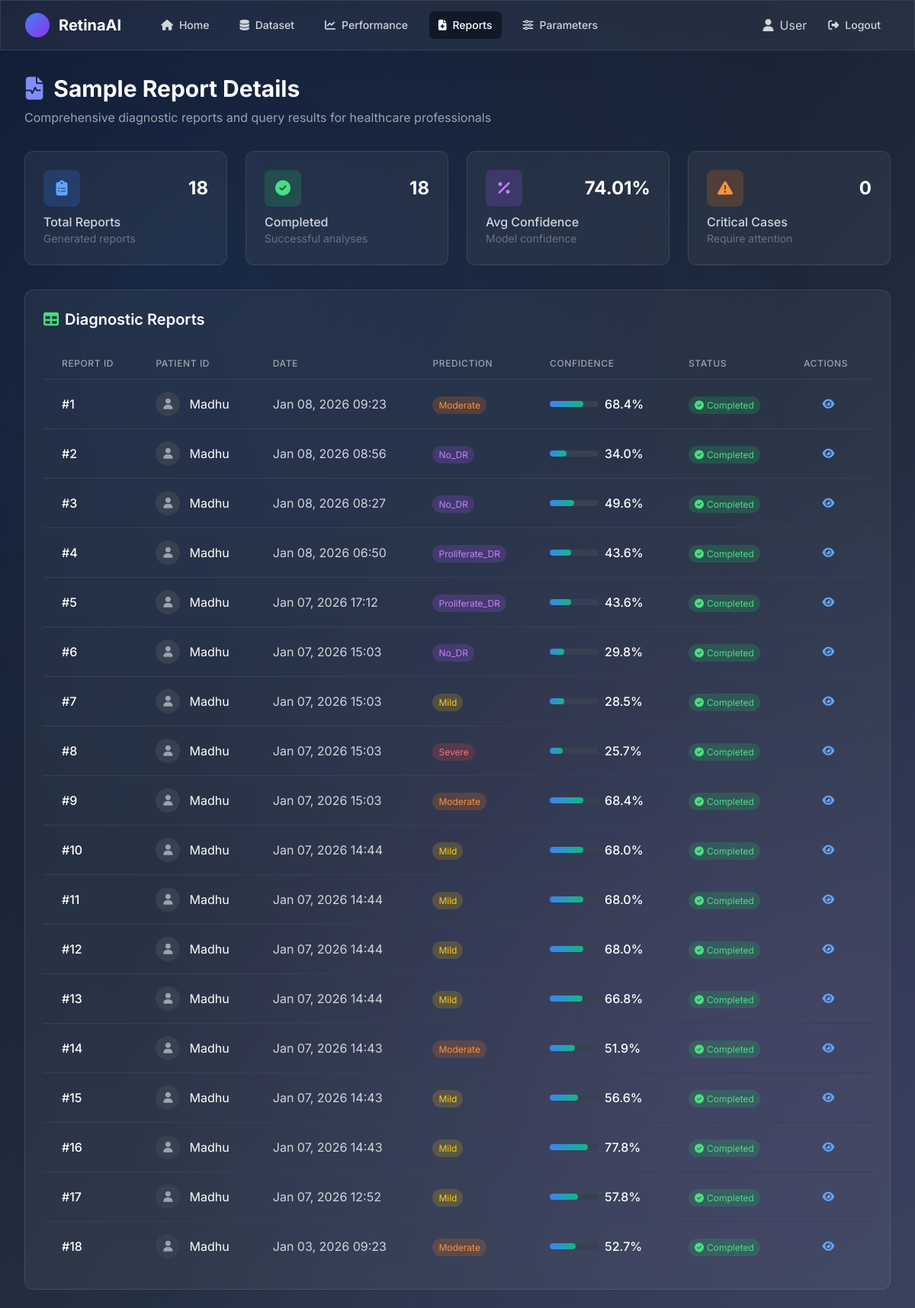
Screenshot of /prediction/report/ (signed in) with the database file from the repository.
### prediction/models.py (models this page shows, shortened)
class UserAnalysis(models.Model):
    user = models.ForeignKey(CustomUser, on_delete=models.CASCADE, null=True, blank=True)
    prediction_result = models.CharField(max_length=50)
    confidence_scores = models.FloatField(null=True, blank=True)
    date = models.DateTimeField(auto_now_add=True)
    session_id = models.CharField(max_length=100, null=True, blank=True)

class CustomUser(AbstractUser):
    first_name = models.CharField(max_length=30, blank=True, help_text="First name of the user")
    last_name = models.CharField(max_length=30, blank=True, help_text="Last name of the user")
    age = models.IntegerField(null=True, blank=True, help_text="Age of the user")
    gender = models.CharField(
        max_length=10,
        choices=[
            ('male', 'Male'),
            ('female', 'Female'),
            ('other', 'Other'),
        ],
        null=True,
        blank=True,
        help_text="Gender of the user"
    )
    created_at = models.DateTimeField(auto_now_add=True)
    updated_at = models.DateTimeField(auto_now=True)

### prediction/views.py (the view)
# urls.py: path('report/', views.report_view, name='report'),
@login_required
def report_view(request):
    from .models import UserAnalysis
    if not request.user.is_authenticated:
        return redirect('prediction:login')
    user_analyses = UserAnalysis.objects.filter(user=request.user).order_by('-date')[:50]
    total_reports = user_analyses.count()
    completed_reports = total_reports  # All are completed in this simple version
    pending_reports = 0
    return render(request, 'prediction/report.html', {
        'user': request.user,
        'user_analyses': user_analyses,
        'total_reports': total_reports,
        'completed_reports': completed_reports,
        'pending_reports': pending_reports,
        'request': request
    })

### prediction/context_processors.py (called while the page is built)
def user_context(request):
    return {
        'user': getattr(request, 'user', None)
    }

### templates/prediction/report.html (shortened to what this page needs)
{% load static %}
<!DOCTYPE html>
<html lang="en">
<head>
    <script src="https://cdn.tailwindcss.com"></script>
    <link rel="stylesheet" href="https://cdnjs.cloudflare.com/ajax/libs/font-awesome/6.4.0/css/all.min.css">
</head>
<body>
    <div class="neural-bg"></div>
    <nav class="glass-morphism border-b border-gray-700">
        <div class="max-w-7xl mx-auto px-4 sm:px-6 lg:px-8">
            <div class="flex items-center justify-between h-16">
                <div class="flex items-center">
                    <div class="flex-shrink-0">
                        <div class="flex items-center">
                            <div class="w-8 h-8 bg-gradient-to-br from-blue-500 to-purple-600 rounded-full mr-3"></div>
                            <span class="text-white font-bold text-xl">RetinaAI</span>
                        </div>
                    </div>
                    <div class="hidden md:block ml-10">
                        <div class="flex items-baseline space-x-4">
                            <a href="{% url 'prediction:home' %}" class="text-gray-300 hover:text-white px-3 py-2 rounded-md text-sm font-medium">
                                <i class="fas fa-home mr-2"></i>Home
                            </a>
                            <a href="{% url 'prediction:dataset' %}" class="text-gray-300 hover:text-white px-3 py-2 rounded-md text-sm font-medium">
                                <i class="fas fa-database mr-2"></i>Dataset
                            </a>
                            <a href="{% url 'prediction:performance' %}" class="text-gray-300 hover:text-white px-3 py-2 rounded-md text-sm font-medium">
                                <i class="fas fa-chart-line mr-2"></i>Performance
                            </a>
                            <a href="{% url 'prediction:report' %}" class="text-white bg-gray-900 px-3 py-2 rounded-md text-sm font-medium">
                                <i class="fas fa-file-medical mr-2"></i>Reports
                            </a>
                            <a href="{% url 'prediction:parameters' %}" class="text-gray-300 hover:text-white px-3 py-2 rounded-md text-sm font-medium">
                                <i class="fas fa-sliders-h mr-2"></i>Parameters
                            </a>
                        </div>
                    </div>
                </div>
                <div class="flex items-center">
                    <span class="text-gray-300 mr-4">
                        <i class="fas fa-user mr-2"></i>{{ request.session.username|default:"User" }}
                    </span>
                    <a href="{% url 'prediction:logout' %}" class="text-gray-300 hover:text-white px-3 py-2 rounded-md text-sm font-medium">
                        <i class="fas fa-sign-out-alt mr-2"></i>Logout
                    </a>
                </div>
            </div>
        </div>
    </nav>
    <div class="max-w-7xl mx-auto px-4 sm:px-6 lg:px-8 pt-8 pb-6">
        <div class="mb-8">
            <h1 class="text-3xl font-bold text-white mb-2">
                <i class="fas fa-file-medical-alt mr-3 text-indigo-400"></i>Sample Report Details
            </h1>
            <p class="text-gray-400">Comprehensive diagnostic reports and query results for healthcare professionals</p>
        </div>
        <div class="grid grid-cols-1 md:grid-cols-4 gap-6 mb-8">
            <div class="glass-morphism rounded-xl p-6">
                <div class="flex items-center justify-between mb-2">
                    <div class="w-12 h-12 bg-blue-500/20 rounded-lg flex items-center justify-center">
                        <i class="fas fa-clipboard-list text-blue-400 text-xl"></i>
                    </div>
                    <span class="text-2xl font-bold text-white">{{ user_analyses|length }}</span>
                </div>
                <h3 class="text-gray-300 font-medium">Total Reports</h3>
                <p class="text-gray-500 text-sm">Generated reports</p>
            </div>
            <div class="glass-morphism rounded-xl p-6">
                <div class="flex items-center justify-between mb-2">
                    <div class="w-12 h-12 bg-green-500/20 rounded-lg flex items-center justify-center">
                        <i class="fas fa-check-circle text-green-400 text-xl"></i>
                    </div>
                    <span class="text-2xl font-bold text-white">{{ user_analyses|length }}</span>
                </div>
                <h3 class="text-gray-300 font-medium">Completed</h3>
                <p class="text-gray-500 text-sm">Successful analyses</p>
            </div>
            <div class="glass-morphism rounded-xl p-6">
                <div class="flex items-center justify-between mb-2">
                    <div class="w-12 h-12 bg-purple-500/20 rounded-lg flex items-center justify-center">
                        <i class="fas fa-percentage text-purple-400 text-xl"></i>
                    </div>
                    <span class="text-2xl font-bold text-white">74.01%</span>
                </div>
                <h3 class="text-gray-300 font-medium">Avg Confidence</h3>
                <p class="text-gray-500 text-sm">Model confidence</p>
            </div>
            <div class="glass-morphism rounded-xl p-6">
                <div class="flex items-center justify-between mb-2">
                    <div class="w-12 h-12 bg-orange-500/20 rounded-lg flex items-center justify-center">
                        <i class="fas fa-exclamation-triangle text-orange-400 text-xl"></i>
                    </div>
                    <span class="text-2xl font-bold text-white">0</span>
                </div>
                <h3 class="text-gray-300 font-medium">Critical Cases</h3>
                <p class="text-gray-500 text-sm">Require attention</p>
            </div>
        </div>
        <div class="glass-morphism rounded-xl p-6">
            <div class="flex justify-between items-center mb-6">
                <h2 class="text-xl font-semibold text-white">
                    <i class="fas fa-table mr-2 text-green-400"></i>Diagnostic Reports
                </h2>
                            </div>
            <div class="overflow-x-auto">
                <table class="min-w-full divide-y divide-gray-700">
                    <thead>
                        <tr>
                            <th class="px-6 py-3 text-left text-xs font-medium text-gray-400 uppercase tracking-wider">Report ID</th>
                            <th class="px-6 py-3 text-left text-xs font-medium text-gray-400 uppercase tracking-wider">Patient ID</th>
                            <th class="px-6 py-3 text-left text-xs font-medium text-gray-400 uppercase tracking-wider">Date</th>
                            <th class="px-6 py-3 text-left text-xs font-medium text-gray-400 uppercase tracking-wider">Prediction</th>
                            <th class="px-6 py-3 text-left text-xs font-medium text-gray-400 uppercase tracking-wider">Confidence</th>
                            <th class="px-6 py-3 text-left text-xs font-medium text-gray-400 uppercase tracking-wider">Status</th>
                            <th class="px-6 py-3 text-left text-xs font-medium text-gray-400 uppercase tracking-wider">Actions</th>
                        </tr>
                    </thead>
                    <tbody class="divide-y divide-gray-700">
                        {% for analysis in user_analyses %}
                        {% with confidence_value=analysis.confidence_scores|default:0 %}
                        <tr class="hover:bg-gray-800/50 transition-colors">
                            <td class="px-6 py-4 whitespace-nowrap">
                                <span class="text-white font-medium">#{{ forloop.counter }}</span>
                            </td>
                            <td class="px-6 py-4 whitespace-nowrap">
                                <div class="flex items-center">
                                    <div class="w-8 h-8 bg-gray-700 rounded-full flex items-center justify-center mr-3">
                                        <i class="fas fa-user text-gray-400 text-sm"></i>
                                    </div>
                                    <span class="text-white">{{ user.username|default:"User" }}</span>
                                </div>
                            </td>
                            <td class="px-6 py-4 whitespace-nowrap text-gray-300">
                                {% if analysis.date %}{{ analysis.date|date:"M d, Y H:i" }}{% else %}No date{% endif %}
                            </td>
                            <td class="px-6 py-4 whitespace-nowrap">
                                {% if analysis.prediction_result == 'No DR' %}
                                    <span class="px-2 py-1 text-xs rounded-full bg-green-500/20 text-green-400">No DR</span>
                                {% elif analysis.prediction_result == 'Mild' %}
                                    <span class="px-2 py-1 text-xs rounded-full bg-yellow-500/20 text-yellow-400">Mild</span>
                                {% elif analysis.prediction_result == 'Moderate' %}
                                    <span class="px-2 py-1 text-xs rounded-full bg-orange-500/20 text-orange-400">Moderate</span>
                                {% elif analysis.prediction_result == 'Severe' %}
                                    <span class="px-2 py-1 text-xs rounded-full bg-red-500/20 text-red-400">Severe</span>
                                {% else %}
                                    <span class="px-2 py-1 text-xs rounded-full bg-purple-500/20 text-purple-400">{{ analysis.prediction_result }}</span>
                                {% endif %}
                            </td>
                            <td class="px-6 py-4 whitespace-nowrap">
                                <div class="flex items-center">
                                    {% if confidence_value is string %}
                                        <span class="text-white font-medium">N/A</span>
                                    {% else %}
                                        <div class="w-16 bg-gray-700 rounded-full h-2 mr-2 relative">
                                            <div class="confidence-bar transition-all duration-500 absolute top-0 left-0 h-full"
                                                 data-confidence="{{ confidence_value|default:0|floatformat:0 }}"></div>
                                        </div>
                                        <span class="text-white font-medium">{{ confidence_value|default:0|floatformat:1 }}%</span>
                                    {% endif %}
                                </div>
                            </td>
                            <td class="px-6 py-4 whitespace-nowrap">
                                <span class="px-2 py-1 text-xs rounded-full bg-green-500/20 text-green-400">
                                    <i class="fas fa-check-circle mr-1"></i>Completed
                                </span>
                            </td>
                            <td class="px-6 py-4 whitespace-nowrap text-sm text-center">
                                <button class="view-report-btn text-blue-400 hover:text-blue-300" title="View Details"
                                        data-report-id="{{ forloop.counter }}"
                                        data-classification="{{ analysis.prediction_result|default:'No DR' }}"
                                        data-confidence="{{ confidence_value|default:0|floatformat:1 }}"
                                        data-date="{{ analysis.date|default:'2024-01-15' }}">
                                    <i class="fas fa-eye"></i>
                                </button>
                            </td>
                        </tr>
                        {% endwith %}
                        {% endfor %}
                    </tbody>
                </table>
            </div>
        </div>
            </div>
</body>
</html>

### templates/prediction/report.html (style rules this page uses)
* { margin: 0; padding: 0; box-sizing: border-box; }
body { font-family: 'Inter', sans-serif; background: linear-gradient(135deg, #0f172a 0%, #1e293b 50%, #334155 100%); min-height: 100vh; margin: 0; padding: 0; }
.glass-morphism { background: rgba(255, 255, 255, 0.05); backdrop-filter: blur(10px); border: 1px solid rgba(255, 255, 255, 0.1); }
.neural-bg { position: fixed; top: 0; left: 0; width: 100%; height: 100%; background: radial-gradient(circle at 20% 20%, rgba(59, 130, 246, 0.1) 0%, transparent 50%), radial-gradient(circle at 80% 80%, rgba(168, 85, 247, 0.1) 0%, transparent 50%); z-index: -1; }
.confidence-bar { background: linear-gradient(to right, #3b82f6, #10b981); height: 0.5rem; border-radius: 9999px; transition: width 0.5s ease-in-out; }

### rows the page displays
UserAnalysis: date "Jan 08, 2026 09:23", prediction_result "Moderate", confidence_scores "68.4"
CustomUser: username "Madhu"
UserAnalysis: date "Jan 08, 2026 08:56", prediction_result "No_DR", confidence_scores "34.0"
UserAnalysis: date "Jan 08, 2026 08:27", prediction_result "No_DR", confidence_scores "49.6"
UserAnalysis: date "Jan 08, 2026 06:50", prediction_result "Proliferate_DR", confidence_scores "43.6"
UserAnalysis: date "Jan 07, 2026 17:12", prediction_result "Proliferate_DR", confidence_scores "43.6"
UserAnalysis: date "Jan 07, 2026 15:03", prediction_result "No_DR", confidence_scores "29.8"
UserAnalysis: date "Jan 07, 2026 15:03", prediction_result "Mild", confidence_scores "28.5"
UserAnalysis: date "Jan 07, 2026 15:03", prediction_result "Severe", confidence_scores "25.7"
UserAnalysis: date "Jan 07, 2026 15:03", prediction_result "Moderate", confidence_scores "68.4"
UserAnalysis: date "Jan 07, 2026 14:44", prediction_result "Mild", confidence_scores "68.0"
UserAnalysis: date "Jan 07, 2026 14:44", prediction_result "Mild", confidence_scores "68.0"
UserAnalysis: date "Jan 07, 2026 14:44", prediction_result "Mild", confidence_scores "68.0"
UserAnalysis: date "Jan 07, 2026 14:44", prediction_result "Mild", confidence_scores "66.8"
UserAnalysis: date "Jan 07, 2026 14:43", prediction_result "Moderate", confidence_scores "51.9"
UserAnalysis: date "Jan 07, 2026 14:43", prediction_result "Mild", confidence_scores "56.6"
UserAnalysis: date "Jan 07, 2026 14:43", prediction_result "Mild", confidence_scores "77.8"
UserAnalysis: date "Jan 07, 2026 12:52", prediction_result "Mild", confidence_scores "57.8"
UserAnalysis: date "Jan 03, 2026 09:23", prediction_result "Moderate", confidence_scores "52.7"

### other values shown
{{ request.session.username|default:"User" }} "User"
{{ user_analyses|length }} "18"
